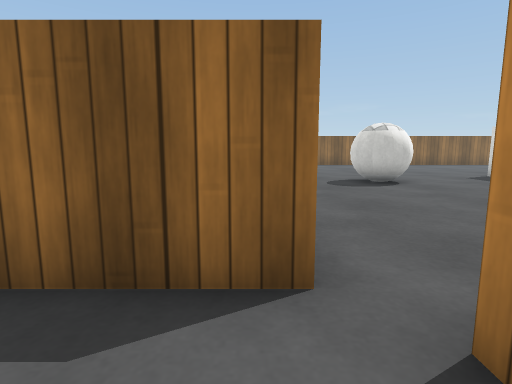
view 1 (above)

16 first-person views from a walk through a scene from a Unity 3-D project. The camera is 0.55 m above the floor, tilts 8° down and sees 80° across. The floor is counted in squares, 0.5 m on a side. Each view is taken from the middle of a square. On the plan, view 1 faces up. The plan holds only what a view shows up to about 12 squares ahead; the rest is blank. The place goes on beyond the plan. Surface patterns are stand-ins for the level's own textures.

view 2
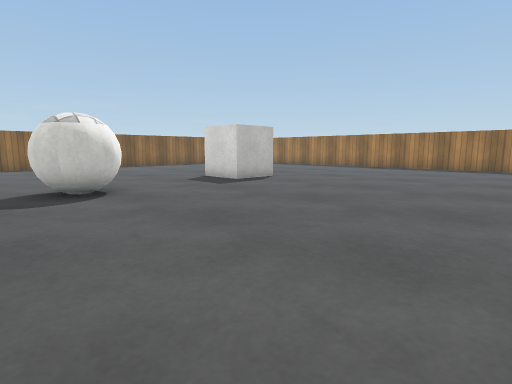

view 3
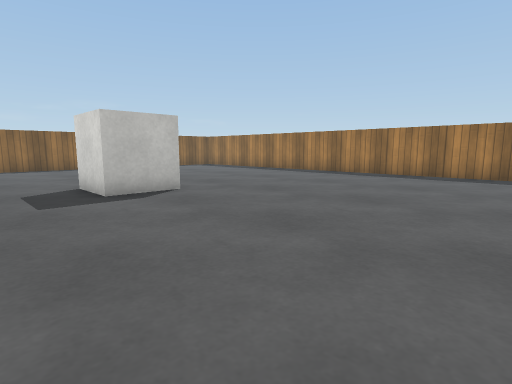

view 4
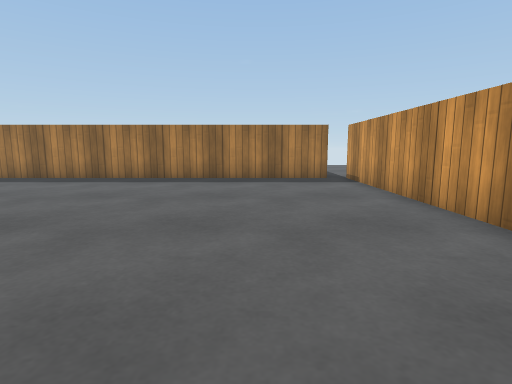

view 5
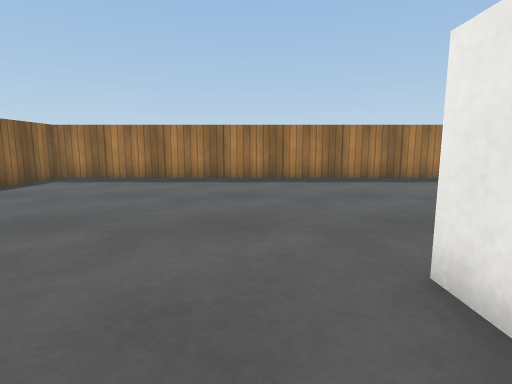

view 6
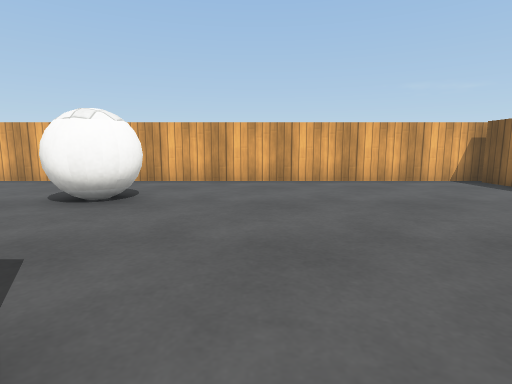

view 7
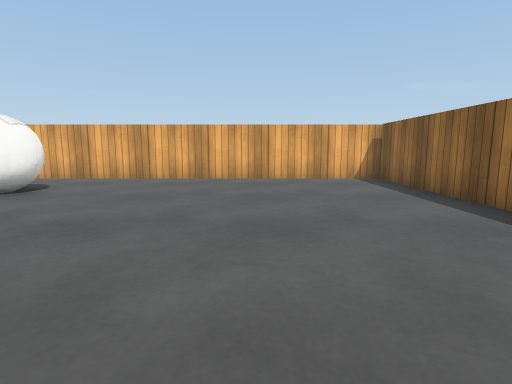

view 8
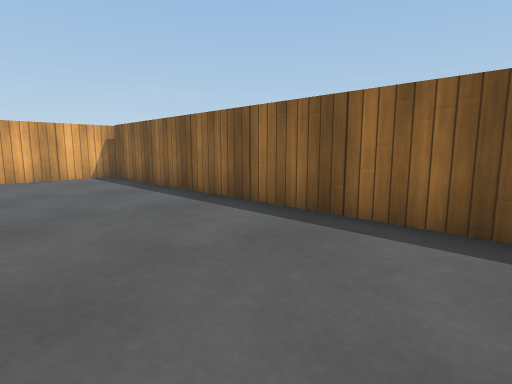

view 9
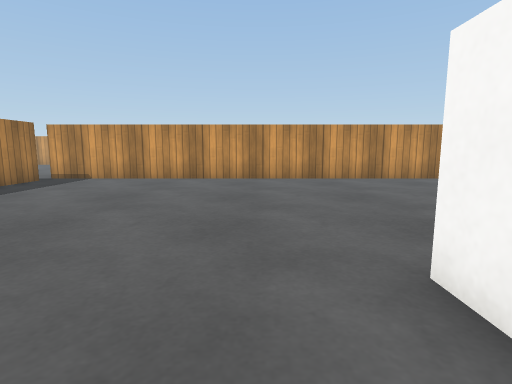

view 10
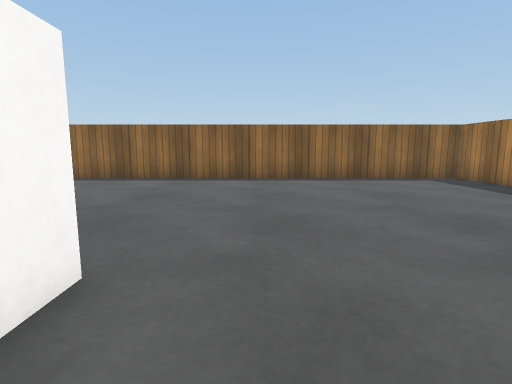

view 11
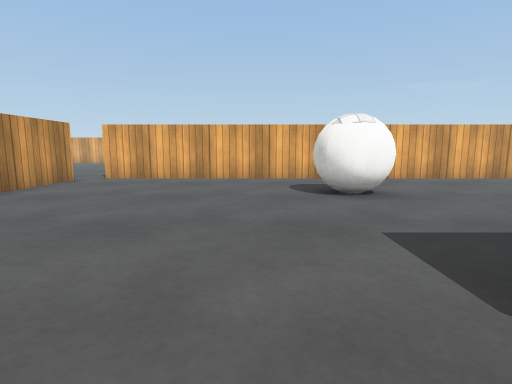

view 12
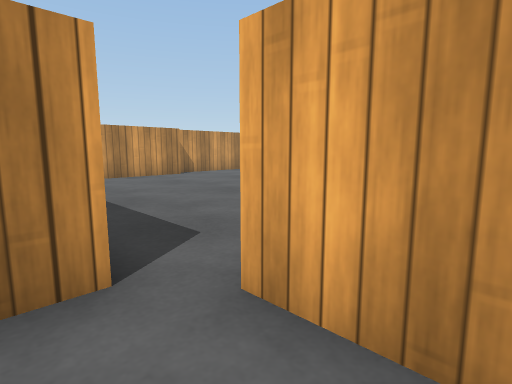

view 13
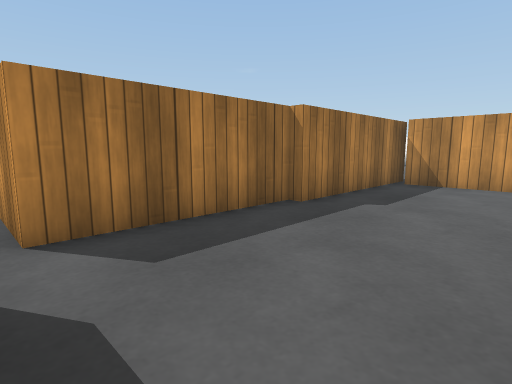

view 14
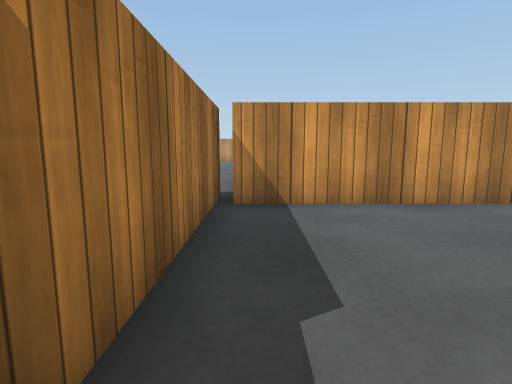

view 15
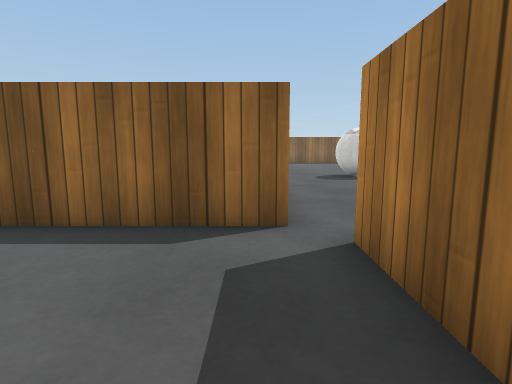

view 16
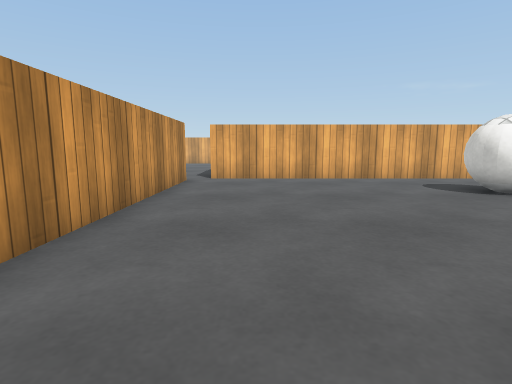

### Floor plan
Points are (right, up) in squares from view 1. A wall is a line through its corners. A room is listed if a view was taken in it or the views show most of it. See-through windows are left out.
Room 1 (views 1, 13, 14, 15)
walls: (1.2, -3.2) (1.2, 1.5); (0.5, 2.3) (-3.5, 2.3); (-3.5, -8.1) (0.5, -8.1); (0.8, -9) (0.8, -3.2)
ways out: opening at (1, 2) to room 2
Room 2 (views 2, 3, 4, 5, 6, 7, 8, 9, 10, 11, 12, 16)
walls: (20.6, 2.2) (20.6, 21.6) (0.8, 21.6); (1.2, 1.5) (20.8, 1.5); (0.5, 21.9) (0.5, 2.3)
ways out: opening at (1, 2) to room 1; opening at (20, 2)
objects: ball (4, 10) to (5, 11); cube (10, 11) to (11, 12)

Positions as (right, up) in squares from view 1, and headings:
1: (0, 0), facing up
2: (2, 2), facing up-right
3: (7, 3), facing up-right
4: (9, 5), facing right
5: (9, 14), facing right
6: (11, 14), facing left
7: (12, 17), facing left
8: (13, 17), facing up-left
9: (13, 13), facing down
10: (13, 10), facing up
11: (12, 8), facing left
12: (2, 4), facing down-left
13: (-3, 2), facing down-right
14: (0, -2), facing down
15: (0, -2), facing up
16: (12, 4), facing left
